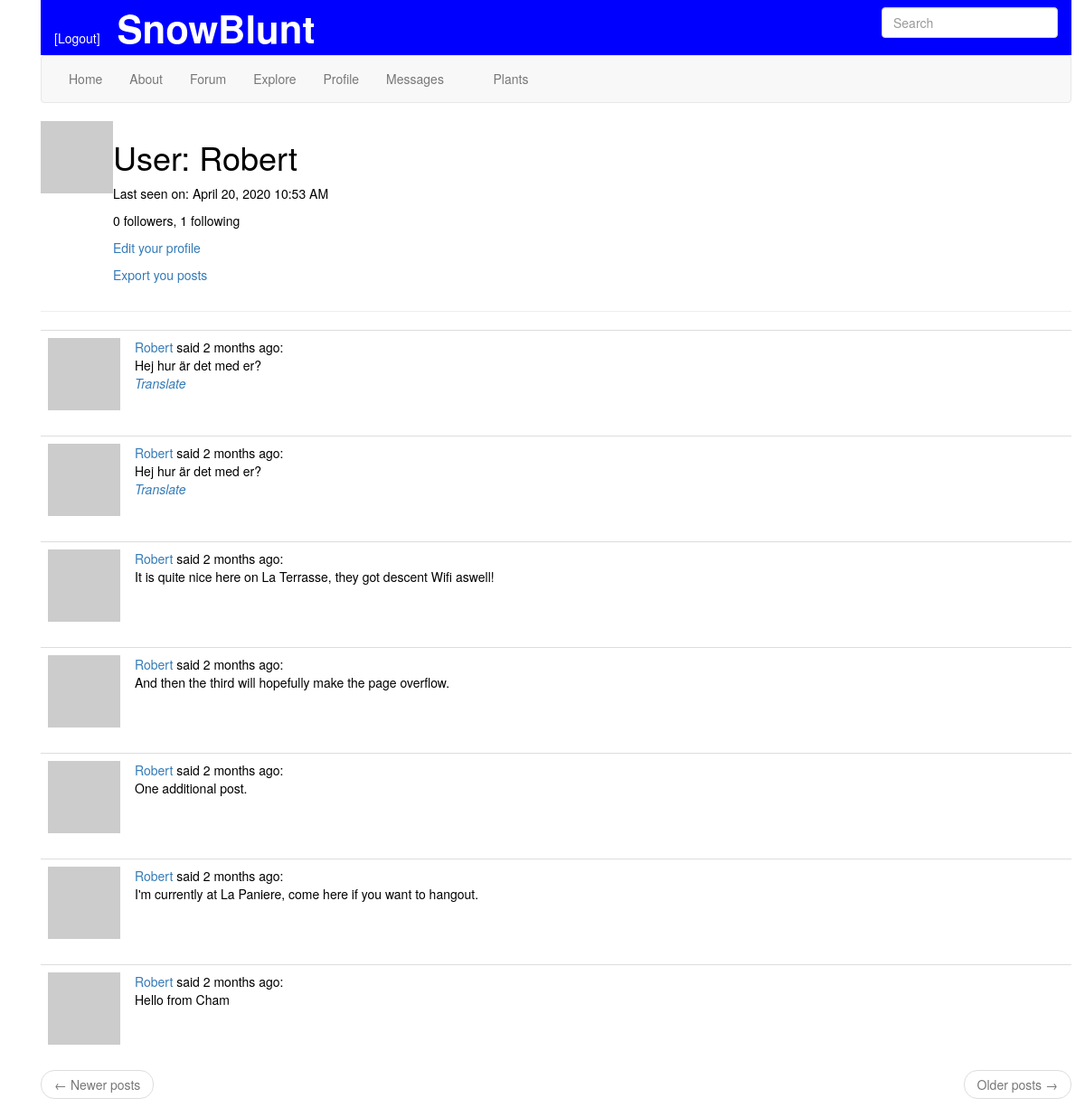
Page /user/Robert (signed in) on the earlier database version.
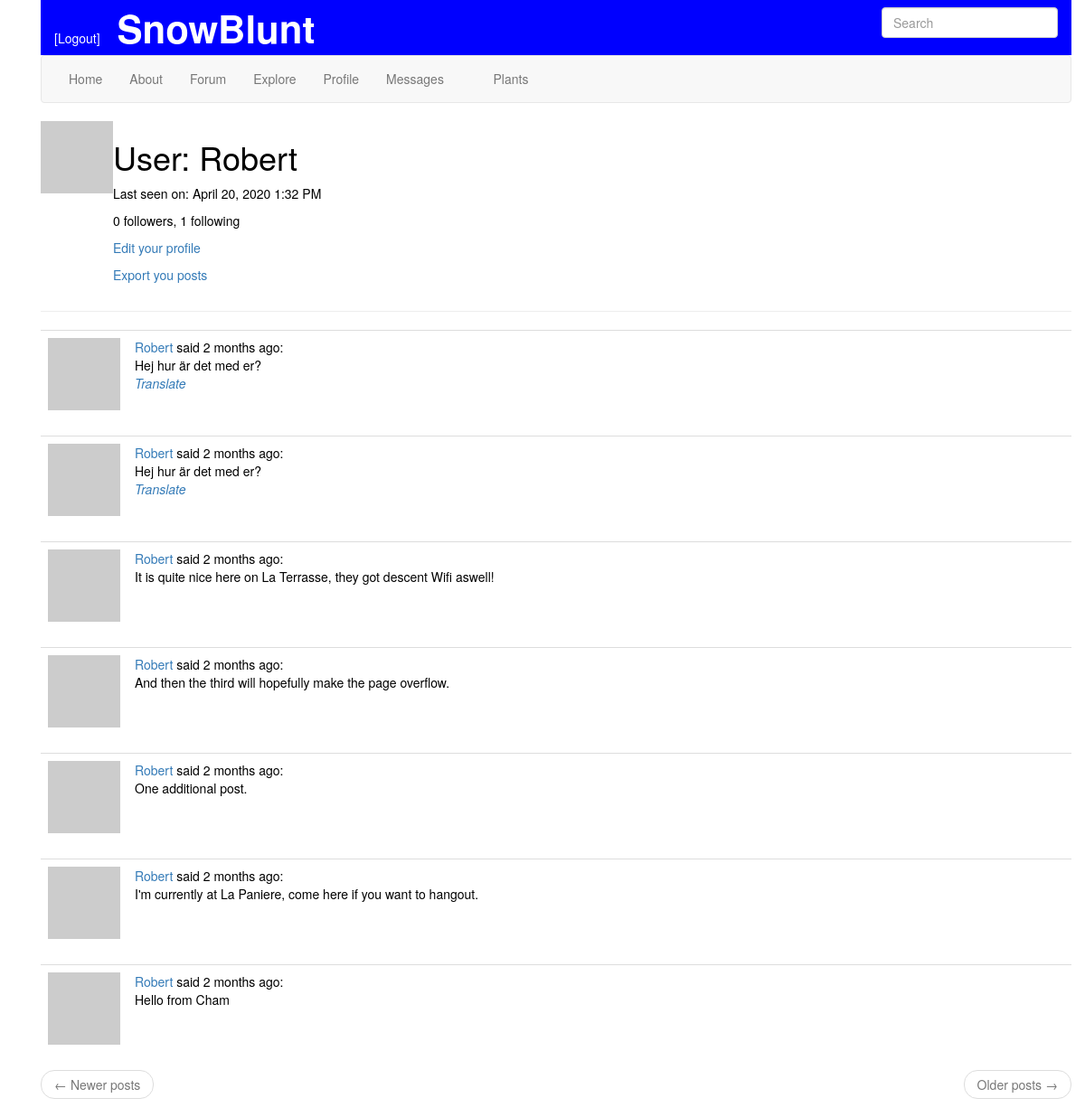
Same page on the later database version.
### app/models.py (models this page shows, shortened)
class PaginatedAPIMixin(object):
    @staticmethod
    def to_collection_dict(query, page, per_page, endpoint, **kwargs):
        resources = query.paginate(page, per_page, False)
        data = {
            'items': [item.to_dict() for item in resources.items],
            '_meta': {
                'page': page,
                'per_page': per_page,
                'total_page': resources.pages,
                'total_items': resources.total
            },
            '_links': {
                'self': url_for(endpoint, page=page, per_page=per_page,
                                **kwargs),
                'next': url_for(endpoint, page=page + 1, per_page=per_page,
                                **kwargs) if resources.has_next else None,
                'prev': url_for(endpoint, page=page - 1, per_page=per_page,
                                **kwargs) if resources.has_prev else None
            }
        }
        return data

class User(PaginatedAPIMixin, UserMixin, db.Model):
    id = db.Column(db.Integer, primary_key=True)
    username = db.Column(db.String(64), index=True, unique=True)
    email = db.Column(db.String(120), index=True, unique=True)
    password_hash = db.Column(db.String(128))
    posts = db.relationship('Post', backref='author', lazy='dynamic')
    about_me = db.Column(db.String(140))
    last_seen = db.Column(db.DateTime, default=datetime.utcnow)
    followed = db.relationship(
        'User', secondary=followers,
        primaryjoin=(followers.c.follower_id == id),
        secondaryjoin=(followers.c.followed_id == id),
        backref=db.backref('followers', lazy='dynamic'), lazy='dynamic')
    notifications = db.relationship('Notification', backref='user',
                                    lazy='dynamic')
    tasks = db.relationship('Task', backref='user', lazy='dynamic')
    messages_sent = db.relationship('Message',
                                    foreign_keys='Message.sender_id',
                                    backref='author', lazy='dynamic')
    messages_received = db.relationship('Message',
                                        foreign_keys='Message.recipient_id',
                                        backref='recipient', lazy='dynamic')
    last_message_read_time = db.Column(db.DateTime)
    def avatar(self, size):
        digest = md5(self.email.lower().encode('utf-8')).hexdigest()
        return 'https://www.gravatar.com/avatar/{}?d=identicon&s={}'.format(digest, size)
    def followed_posts(self):
        followed = Post.query.join(
            followers, (followers.c.followed_id == Post.user_id)).filter(
                followers.c.follower_id == self.id)
        own = Post.query.filter_by(user_id=self.id)
        return followed.union(own).order_by(Post.timestamp.desc())
    def new_message(self):
        last_read_time = self.last_message_read_time or datetime(1900, 1, 1)
        return Message.query.filter_by(recipient=self).filter(
            Message.timestamp > last_read_time).count()
    def get_tasks_in_progress(self):
        return Task.query.filter_by(user=self, complete=False).all()
    def get_task_in_progress(self, name):
        return Task.query.filter_by(name=name, user=self,
                                    complete=False).first()

class SearchableMixin(object):
    @classmethod
    def before_commit(cls, session):
        session._changes = {
            'add': list(session.new),
            'update': list(session.dirty),
            'delete': list(session.deleted)
        }
    @classmethod
    def after_commit(cls, session):
        for obj in session._changes['add']:
            if isinstance(obj, SearchableMixin):
                add_to_index(obj.__tablename__, obj)
        for obj in session._changes['update']:
            if isinstance(obj, SearchableMixin):
                add_to_index(obj.__tablename__, obj)
        for obj in session._changes['delete']:
            if isinstance(obj, SearchableMixin):
                remove_from_index(obj.__tablename__, obj)
        session._changes = None

class Post(SearchableMixin, db.Model):
    __searchable__ = ['body']
    id = db.Column(db.Integer, primary_key=True)
    body = db.Column(db.String(140))
    timestamp = db.Column(db.DateTime, index=True, default=datetime.utcnow)
    user_id = db.Column(db.Integer, db.ForeignKey('user.id'))
    language = db.Column(db.String(5))

### app/main/routes.py (the view)
@bp.route('/user/<username>')
@login_required
def user(username):
    user = User.query.filter_by(username=username).first_or_404()
    page = request.args.get('page', 1, type=int)
    posts = current_user.followed_posts().paginate(page,
                                               current_app.config['POSTS_PER_PAGE'],
                                               False)
    next_url = url_for('main.user', username=user.username, page=posts.next_num) \
        if posts.has_next else None
    prev_url = url_for('main.user', username=user.username, page=posts.prev_num) \
        if posts.has_prev else None
    return render_template('user.html', user=user, posts=posts.items,
                           next_url=next_url, prev_url=prev_url)

### app/main/forms.py
class SearchForm(FlaskForm):
    q = StringField(_l('Search'), validators=[DataRequired()])
    def __init__(self, *args, **kwargs):
        if 'formdata' not in kwargs:
            kwargs['formdata'] = request.args
        if 'csrf_enabled' not in kwargs:
            kwargs['csrf_enabled'] = False
        super(SearchForm, self).__init__(*args, **kwargs)

### app/main/routes.py (called while the page is built)
@bp.before_request
def before_request():
    if current_user.is_authenticated:
        current_user.last_seen = datetime.utcnow()
        db.session.commit()
        g.search_form = SearchForm()
    g.locale = str(get_locale())

### app/models.py (called while the page is built)
@login.user_loader
def load_user(id):
    return User.query.get(int(id))

### app/templates/user.html (shortened to what this page needs)
{% extends "template.html" %}
{% block app_content %}
    <table>
        <tr valign="top">
            <td><img src="{{ user.avatar(128) }}"></td>
            <td>
                <h1>User: {{ user.username }}</h1>
                {% if user.last_seen %}
                  <p>Last seen on: {{ moment(user.last_seen).format('LLL') }}</p>
                {% endif %}
                <p>{{ user.followers.count() }} followers, {{ user.followed.count() }} following </p>
                {% if user == current_user %}
                  <p>
                    <a href="{{ url_for('main.edit_profile') }}">Edit your profile</a>
                  </p>
                  {% if not current_user.get_task_in_progress('export_posts') %}
                    <p>
                      <a href="{{ url_for('main.export_posts') }}">
                        {{ _('Export you posts') }}
                      </a>
                    </p>
                  {% endif %}
                {% elif not current_user.is_following(user) %}
                  <p>
                    <a href="{{ url_for('main.follow', username=user.username) }}">Follow</a>
                  </p>
                {% else %}
                  <p>
                    <a href="{{ url_for('main.unfollow', username=user.username) }}">Unfollow</a>
                  </p>
                {% endif %}
            </td>
    </table>
    <hr>
    {% for post in posts %}
        {% include '_post.html' %}
    {% endfor %}
    <nav aria-label="...">
      <ul class="pager">
        <li class="previous{% if not prev_url %} disabled{% endif %}">
          <a href="{{ prev_url or '#'}}">
            <span aria-hidden="true">&larr;</span> Newer posts
          </a>
        </li>
        <li class="next{% if not next_url %} disabled{% endif %}">
          <a href="{{ next_url or '#'}}">
            Older posts <span aria-hidden="true">&rarr;</span>
          </a>
        </li>
      </ul>
    </nav>
{% endblock %}

### app/templates/template.html (shortened to what this page needs)
{% extends 'bootstrap/base.html' %}
{% block styles %}
{{ super() }}
  <link rel="stylesheet"
        href="{{ url_for('static', filename='css/template.css') }}">
{% endblock %}
{% block navbar %}
  <div class="container">
      <div class="banner" style="color: white;">
          {% if current_user.is_anonymous %}
          <a class="login" href="{{ url_for('auth.login') }}">[Login]</a>
          {% else %}
          <a class="login" href="{{ url_for('auth.logout') }}">[Logout]</a>
          {% endif %}
          <a class="logo"><b>SnowBlunt</b></a>
          {% if g.search_form %}
            <form class="navbar-form navbar-right" method="get"
                action="{{ url_for('main.search') }}">
              <div class="form-group">
                {{ g.search_form.q(size=20, class='form-control',
                    placeholder=g.search_form.q.label.text) }}
              </div>
            </form>
          {% endif %}
      </div>
      <nav class="navbar navbar-default">
      <div class="collapse navbar-collapse" id="bs-example-navbar-collapse-1">
              <ul class="nav navbar-nav">
                  <li><a href="{{ url_for('main.home') }}">Home</a></li>
                  <li><a href="{{ url_for('main.about') }}">About</a></li>
                  <li><a href="{{ url_for('main.forum') }}">Forum</a></li>
                  <li><a href="{{ url_for('main.explore') }}">Explore</a></li>
                  {% if current_user.is_authenticated %}
                  <li><a href="{{ url_for('main.user', username=current_user.username) }}">Profile</a></li>
                  <li>
                    <a href="{{ url_for('main.messages') }}">
                      Messages
                      {% set new_messages = current_user.new_message() %}
                    </a>
                  </li>
                  <li><a href="{{ url_for('main.plants') }}">Plants</a></li>
                  {% endif %}
              </ul>
          </div>
        </nav>
  </div>
{% endblock %}
{% block content %}
  <div class="container">
  {% block app_content %}
  {% endblock %}
  </div>
{% endblock %}

### app/templates/_post.html
<table class="table table-hover">
    <tr valign="top">
        <td width="70px">
          <a href="{{ url_for('main.user', username=post.author.username)}}">
          <img src="{{ post.author.avatar(36) }}">
        </td>
        <td>
            <span class="user_popup">
              <a href="{{ url_for('main.user', username=post.author.username)}}">
                {{ post.author.username }}
              </a>
            </span>
          said {{ moment(post.timestamp).fromNow() }}: <br>
          <span id="post{{ post.id }}">{{ post.body }}</span> <br>
          {% if post.language and post.langage != g.locale %}
          <span style='font-style: italic' id="translation{{ post.id }}">
            <a href="javascript:translate(
                      '#post{{ post.id }}',
                      '#translation{{ post.id }}',
                      '{{ post.language }}',
                      '{{ g.locale }}');">{{ _('Translate') }}</a>
          </span>
          {% endif %}
        </td>
    </tr>
</table>

### app/static/css/template.css (style rules this page uses)
body { color: black; padding-left: 30px }
.banner { background: blue; padding-left: 15px; padding-right: 15px; }
.logo { background: blue; font-size: 3em; color: white; padding-left: 15px; }
.login { color: white; }

Differences in the rows shown:
changed User "Robert": last_seen "April 20, 2020 10:53 AM" → "April 20, 2020 1:32 PM"
